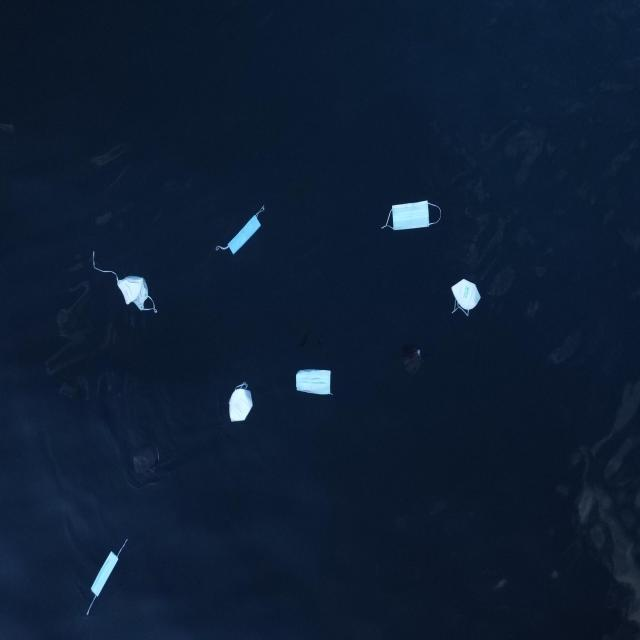
#> input picture data/processed/yolo_dataset/test/images/DJI_0212_JPG_jpg.rf.7a1d44731c09b4801c30abeb6a6ed4e6.jpg, 640 x 640 px, given as the content of the folder data/raw/marine debris from drone.v1 robo flow/train, which was not available
$ python generate_yolo_dataset.py
#> lines starting #> are read from the running program, lines starting #| are printed output that depends on the picture; after the words box and inside, x2 and y2 are one past the last pixel; in counts of white or black regions, pixels touching at a corner belong together; pictures that were not available may be replaced by others from this repository, and a replacement may not be noted
### src/preview_autolabel.py
import csv
from pathlib import Path
import cv2
import numpy as np
import matplotlib.pyplot as plt

DATASET_DIR = Path("data/raw/marine debris from drone.v1 robo flow")
OUTPUT_DIR = Path("outputs/eda")


def get_valid_ocean_mask(img_bgr: np.ndarray) -> np.ndarray:
    """
    Uses FLOODFILL_FIXED_RANGE from the 4 corners to mask out solid gray/black
    rotation border triangles and erodes the mask to create a safe interior zone.
    """
    h, w = img_bgr.shape[:2]
    valid_mask = np.ones((h, w), dtype=np.uint8) * 255
    corners = [(2, 2), (w - 3, 2), (2, h - 3), (w - 3, h - 3)]

    flags = cv2.FLOODFILL_MASK_ONLY | cv2.FLOODFILL_FIXED_RANGE | (255 << 8)

    for cx, cy in corners:
        flood_mask = np.zeros((h + 2, w + 2), dtype=np.uint8)
        cv2.floodFill(
            img_bgr.copy(),
            flood_mask,
            seedPoint=(cx, cy),
            newVal=(255, 255, 255),
            loDiff=(10, 10, 10),
            upDiff=(10, 10, 10),
            flags=flags,
        )
        region = flood_mask[1:-1, 1:-1]
        area_ratio = np.count_nonzero(region) / float(h * w)
        touches_center = np.any(region[int(h * 0.32):int(h * 0.68), int(w * 0.32):int(w * 0.68)] > 0)

        if 0.0005 < area_ratio < 0.28 and not touches_center:
            valid_mask[region > 0] = 0

    # Erode valid region by 20 pixels along any detected rotation border
    if np.count_nonzero(valid_mask == 0) > 0:
        kernel = cv2.getStructuringElement(cv2.MORPH_ELLIPSE, (41, 41))
        valid_mask = cv2.erode(valid_mask, kernel, iterations=1)

    # Always ignore a 10-pixel safety margin around the outer frame edge
    margin = 10
    valid_mask[:margin, :] = 0
    valid_mask[-margin:, :] = 0
    valid_mask[:, :margin] = 0
    valid_mask[:, -margin:] = 0

    return valid_mask


def merge_overlapping_boxes(boxes: list, gap_px: float = 4.0) -> list:
    """
    Merges any overlapping, contained, or nearly-touching boxes into a single
    clean bounding box [xmin, ymin, xmax, ymax, max_score] so large containers
    or bottles are never split into multiple pieces.
    """
    if not boxes:
        return []

    merged = [list(b) for b in boxes]
    changed = True
    while changed:
        changed = False
        new_merged = []
        used = [False] * len(merged)
        for i in range(len(merged)):
            if used[i]:
                continue
            bx1, by1, bx2, by2, bscore = merged[i]
            for j in range(i + 1, len(merged)):
                if used[j]:
                    continue
                ox1, oy1, ox2, oy2, oscore = merged[j]
                # Check if boxes overlap or are within gap_px pixels of each other
                if not (bx2 + gap_px < ox1 or ox2 + gap_px < bx1 or by2 + gap_px < oy1 or oy2 + gap_px < by1):
                    bx1 = min(bx1, ox1)
                    by1 = min(by1, oy1)
                    bx2 = max(bx2, ox2)
                    by2 = max(by2, oy2)
                    bscore = max(bscore, oscore)
                    used[j] = True
                    changed = True
            new_merged.append([bx1, by1, bx2, by2, bscore])
        merged = new_merged

    return merged


def detect_plastic_boxes(img_bgr: np.ndarray) -> list:
    """
    Detects floating plastic waste while suppressing ocean wave ripples and border edges.
    Returns list of [xmin, ymin, xmax, ymax, score].
    """
    h, w = img_bgr.shape[:2]
    valid_mask = get_valid_ocean_mask(img_bgr)
    valid_bool = valid_mask > 0

    if np.count_nonzero(valid_bool) < 0.15 * h * w:
        valid_bool = np.ones((h, w), dtype=bool)

    img_lab = cv2.cvtColor(img_bgr, cv2.COLOR_BGR2LAB).astype(np.float32)
    med_lab = np.median(img_lab[valid_bool], axis=0)
    lab_filled = img_lab.copy()
    lab_filled[~valid_bool] = med_lab

    # Local ocean background smoothing
    bg_lab = cv2.GaussianBlur(lab_filled, (51, 51), 18)
    diff_lab = lab_filled - bg_lab

    # 1. Chromaticity contrast (colored plastic)
    chroma_dist = np.sqrt(diff_lab[:, :, 1] ** 2 + diff_lab[:, :, 2] ** 2)

    # 2. Morphological Top-Hat (27x27) for bright plastic bottles, masks, containers, caps
    se_tophat = cv2.getStructuringElement(cv2.MORPH_ELLIPSE, (27, 27))
    tophat_l = cv2.morphologyEx(lab_filled[:, :, 0], cv2.MORPH_TOPHAT, se_tophat)

    # 3. Dark-object contrast on medium/bright water
    blackhat_l = np.zeros_like(tophat_l)
    if med_lab[0] > 60:
        blackhat_l = cv2.morphologyEx(lab_filled[:, :, 0], cv2.MORPH_BLACKHAT, se_tophat) * 0.75

    saliency = 1.8 * chroma_dist + 1.25 * tophat_l + blackhat_l
    saliency[~valid_bool] = 0.0

    s_valid = saliency[valid_bool]
    med_s = float(np.median(s_valid))
    mad_s = float(np.median(np.abs(s_valid - med_s))) + 1e-5
    robust_std = 1.4826 * mad_s

    thresh_val = max(med_s + 6.5 * robust_std, 28.0)
    binary = ((saliency >= thresh_val) & valid_bool).astype(np.uint8) * 255

    k_open = cv2.getStructuringElement(cv2.MORPH_ELLIPSE, (3, 3))
    k_close = cv2.getStructuringElement(cv2.MORPH_ELLIPSE, (11, 11))
    binary = cv2.morphologyEx(binary, cv2.MORPH_OPEN, k_open)
    binary = cv2.morphologyEx(binary, cv2.MORPH_CLOSE, k_close)

    contours, _ = cv2.findContours(binary, cv2.RETR_EXTERNAL, cv2.CHAIN_APPROX_SIMPLE)
    candidate_boxes = []

    for cnt in contours:
        area = cv2.contourArea(cnt)
        if area < 14 or area > 0.12 * (h * w):
            continue

        x, y, bw, bh = cv2.boundingRect(cnt)
        aspect = max(bw, bh) / float(min(bw, bh) + 1e-5)
        if aspect > 5.2:
            continue

        # Reject any box that touches the invalid border mask
        box_mask_crop = valid_mask[y:y + bh, x:x + bw]
        if np.mean(box_mask_crop > 0) < 0.95:
            continue

        roi_sal = saliency[y:y + bh, x:x + bw]
        peak_score = float(np.max(roi_sal))
        mean_score = float(np.mean(roi_sal))

        if peak_score < thresh_val * 1.25:
            continue

        pad = 3
        x1 = max(0, x - pad)
        y1 = max(0, y - pad)
        x2 = min(w - 1, x + bw + pad)
        y2 = min(h - 1, y + bh + pad)
        candidate_boxes.append([x1, y1, x2, y2, peak_score * 0.7 + mean_score * 0.3])

    merged = merge_overlapping_boxes(candidate_boxes, gap_px=4.0)

    if merged:
        max_score = max(b[4] for b in merged)
        merged = [b for b in merged if b[4] >= max(max_score * 0.32, 32.0)]
        merged = sorted(merged, key=lambda b: b[4], reverse=True)[:18]

    return merged


# [69 lines left out: functions select_10_unique_samples, main, not called in this run]


# [2 lines that do not run on import are left out]

### src/generate_yolo_dataset.py
import shutil
from pathlib import Path
from concurrent.futures import ProcessPoolExecutor
import cv2
from tqdm import tqdm

# Import our verified detector from preview_autolabel.py
from src.preview_autolabel import detect_plastic_boxes

RAW_DATASET_DIR = Path("data/raw/marine debris from drone.v1 robo flow")
PROCESSED_DATASET_DIR = Path("data/processed/yolo_dataset")
IMAGE_EXTENSIONS = {".jpg", ".jpeg", ".png", ".bmp", ".webp"}


def process_single_image(args):
    """
    Worker function that reads one raw image, detects plastic bounding boxes,
    copies the image to data/processed/yolo_dataset/<split>/images/,
    and writes the normalized YOLO .txt label file to <split>/labels/.
    """
    img_path, dst_img_dir, dst_lbl_dir = args
    img_bgr = cv2.imread(str(img_path))
    if img_bgr is None:
        return 0, False

    h, w = img_bgr.shape[:2]
    boxes = detect_plastic_boxes(img_bgr)

    # Copy image safely to processed folder (raw image remains untouched)
    dst_img_path = dst_img_dir / img_path.name
    if not dst_img_path.exists():
        shutil.copy2(img_path, dst_img_path)

    # Convert pixel boxes [x1, y1, x2, y2, score] -> YOLO normalized [0 x_c y_c bw bh]
    yolo_lines = []
    for (x1, y1, x2, y2, _) in boxes:
        x_center = ((x1 + x2) / 2.0) / w
        y_center = ((y1 + y2) / 2.0) / h
        box_w = (x2 - x1) / w
        box_h = (y2 - y1) / h

        # Clamp strictly to [0.0, 1.0]
        x_center = min(max(x_center, 0.0), 1.0)
        y_center = min(max(y_center, 0.0), 1.0)
        box_w = min(max(box_w, 0.0), 1.0)
        box_h = min(max(box_h, 0.0), 1.0)

        if box_w > 0.002 and box_h > 0.002:
            yolo_lines.append(f"0 {x_center:.6f} {y_center:.6f} {box_w:.6f} {box_h:.6f}")

    dst_lbl_path = dst_lbl_dir / f"{img_path.stem}.txt"
    dst_lbl_path.write_text("\n".join(yolo_lines) + ("\n" if yolo_lines else ""), encoding="utf-8")

    return len(yolo_lines), len(yolo_lines) == 0


def process_split(split_name: str):
    src_split_dir = RAW_DATASET_DIR / split_name
    dst_img_dir = PROCESSED_DATASET_DIR / split_name / "images"
    dst_lbl_dir = PROCESSED_DATASET_DIR / split_name / "labels"

    dst_img_dir.mkdir(parents=True, exist_ok=True)
    dst_lbl_dir.mkdir(parents=True, exist_ok=True)

    image_files = sorted([
        f for f in src_split_dir.iterdir()
        if f.is_file() and f.suffix.lower() in IMAGE_EXTENSIONS
    ])

    tasks = [(img_path, dst_img_dir, dst_lbl_dir) for img_path in image_files]

    total_boxes = 0
    empty_images = 0

    print(f"\nProcessing '{split_name}/' ({len(image_files)} images)...")
    with ProcessPoolExecutor(max_workers=8) as executor:
        for num_boxes, is_empty in tqdm(executor.map(process_single_image, tasks, chunksize=16), total=len(tasks), ncols=80):
            total_boxes += num_boxes
            if is_empty:
                empty_images += 1

    avg_boxes = total_boxes / len(image_files) if image_files else 0.0
    print(f"  -> Done '{split_name}/':")
    print(f"     Images copied        : {len(image_files)}")
    print(f"     Label .txt files     : {len(image_files)}")
    print(f"     Total plastic boxes  : {total_boxes}")
    print(f"     Avg boxes per image  : {avg_boxes:.2f}")
    print(f"     Images with 0 boxes  : {empty_images} (background ocean samples)")

    return len(image_files), total_boxes, empty_images


def main():
    print("=" * 65)
    print("STAGE 5: GENERATING FULL YOLO BOUNDING-BOX DATASET (6,354 IMAGES)")
    print("=" * 65)
    print(f"Source (Read-Only) : {RAW_DATASET_DIR.resolve()}")
    print(f"Destination        : {PROCESSED_DATASET_DIR.resolve()}")

    grand_images = 0
    grand_boxes = 0
    grand_empty = 0

    for split in ["train", "valid", "test"]:
        n_img, n_box, n_emp = process_split(split)
#> in detect_plastic_boxes, `valid_mask = get_valid_ocean_mask(img_bgr)`:
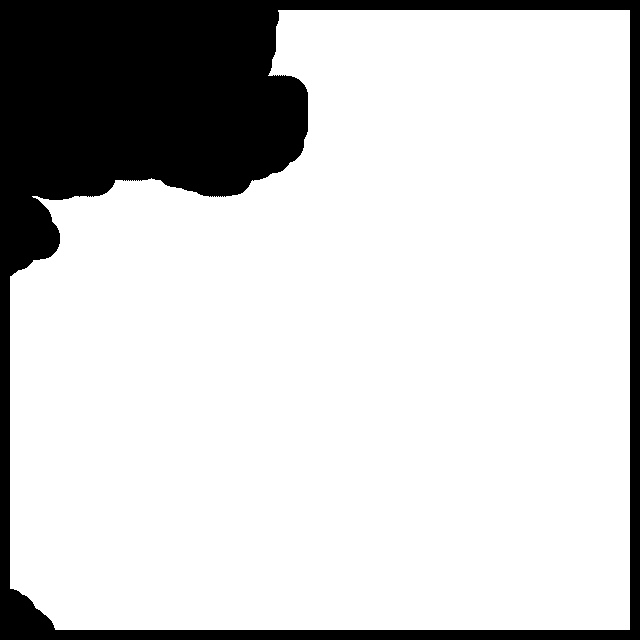
#> valid_mask: shape (640, 640); 80.5% white; 1 black region, box (x1, y1, x2, y2) and area: (0, 0, 640, 640) 79772
#> in detect_plastic_boxes, `valid_bool = valid_mask > 0`: valid_bool: shape (640, 640) bool; 80.5% white; 1 black region
#> in detect_plastic_boxes, `img_lab = cv2.cvtColor(img_bgr, cv2.COLOR_BGR2LAB).astype(np.float32)`:
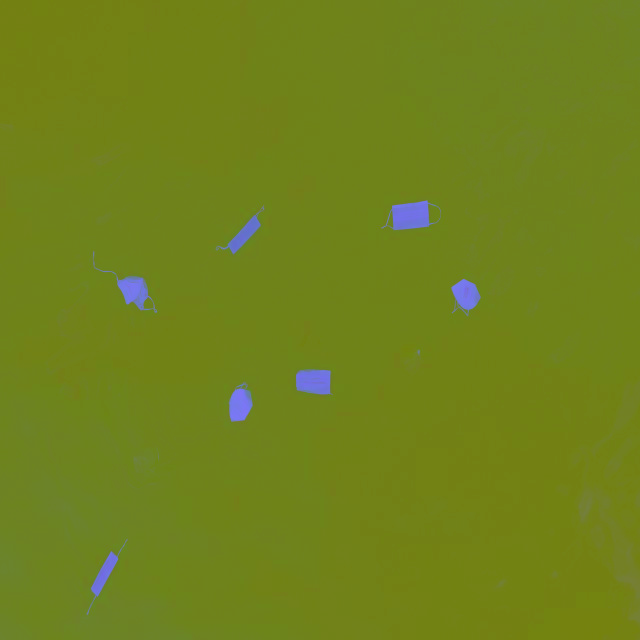
#> img_lab: shape (640, 640, 3) float32; mean B, G, R 28, 129.9, 111.8
#> in detect_plastic_boxes, `med_lab = np.median(img_lab[valid_bool], axis=0)`: med_lab = [26, 130, 111]
#> in detect_plastic_boxes, `bg_lab = cv2.GaussianBlur(lab_filled, (51, 51), 18)`:
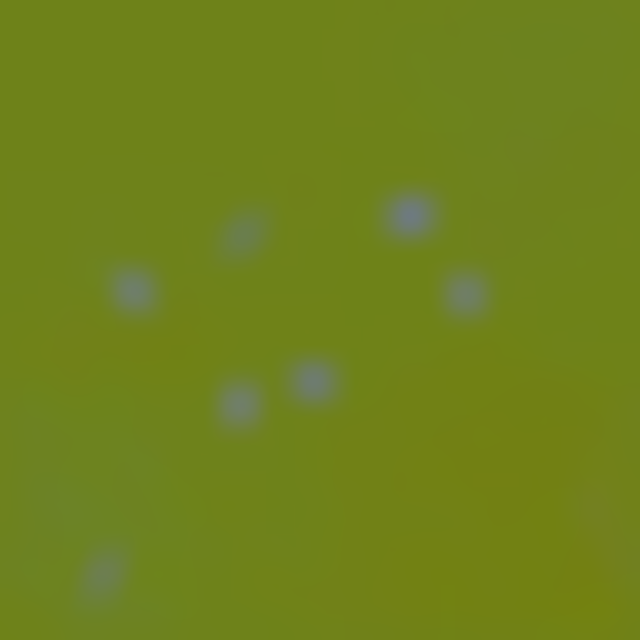
#> bg_lab: shape (640, 640, 3) float32; mean B, G, R 28.4, 130, 111.4
#> in detect_plastic_boxes, `med_s = float(np.median(s_valid))`: med_s = 3.07
#> in detect_plastic_boxes, `mad_s = float(np.median(np.abs(s_valid - med_s))) + 1e-5`: mad_s = 1.55
#> in detect_plastic_boxes, `robust_std = 1.4826 * mad_s`: robust_std = 2.3
#> in detect_plastic_boxes, `thresh_val = max(med_s + 6.5 * robust_std, 28.0)`: thresh_val = 28
#> in detect_plastic_boxes, `contours, _ = cv2.findContours(binary, cv2.RETR_EXTERNAL, cv2.CHAIN_AP..`: contours = 20 contours, 7 with area under 20; largest, box (x1, y1, x2, y2) and area: (381, 200, 442, 231) 1100, (93, 263, 158, 314) 960, (296, 368, 334, 396) 800, (450, 278, 482, 318) 739, (227, 381, 254, 423) 728
#> in process_single_image, `boxes = detect_plastic_boxes(img_bgr)`: boxes = [[224, 378, 257, 426, 271.2], [293, 365, 337, 399, 261.8], [447, 275, 485, 321, 260.5], [83, 536, 131, 619, 245.5], [378, 197, 445, 234, 244.9], [90, 260, 161, 317, 222.5], [212, 203, 268, 259, 218.4], [412, 346, 424, 359, 130.6]]
        grand_images += n_img
        grand_boxes += n_box
        grand_empty += n_emp

    print("\n" + "=" * 65)
    print("FULL YOLO DATASET GENERATION COMPLETE!")
    print("=" * 65)
    print(f"  Total Images Processed : {grand_images}")
    print(f"  Total Bounding Boxes   : {grand_boxes}")
    print(f"  Background Images (0)  : {grand_empty}")
    print("=" * 65)


if __name__ == "__main__":
    main()
